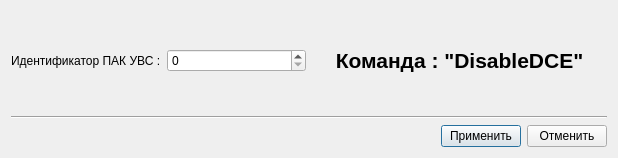
<?xml version="1.0" encoding="UTF-8"?>
<ui version="4.0">
 <class>DisableDCE_dial</class>
 <widget class="QDialog" name="DisableDCE_dial">
  <property name="geometry">
   <rect>
    <x>0</x>
    <y>0</y>
    <width>618</width>
    <height>158</height>
   </rect>
  </property>
  <property name="windowTitle">
   <string>Команда: &quot;DisableDCE&quot;</string>
  </property>
  <layout class="QGridLayout" name="gridLayout">
   <item row="0" column="0">
    <layout class="QHBoxLayout" name="horizontalLayout_2">
     <item>
      <layout class="QHBoxLayout" name="horizontalLayout">
       <item>
        <widget class="QLabel" name="label_7">
         <property name="text">
          <string>Идентификатор ПАК УВС :</string>
         </property>
        </widget>
       </item>
       <item>
        <widget class="QSpinBox" name="sb_DCE_ID">
         <property name="autoFillBackground">
          <bool>true</bool>
         </property>
        </widget>
       </item>
      </layout>
     </item>
     <item>
      <widget class="QLabel" name="label_13">
       <property name="font">
        <font>
         <pointsize>16</pointsize>
         <bold>true</bold>
         <underline>false</underline>
        </font>
       </property>
       <property name="layoutDirection">
        <enum>Qt::RightToLeft</enum>
       </property>
       <property name="text">
        <string>Команда : &quot;DisableDCE&quot;</string>
       </property>
       <property name="alignment">
        <set>Qt::AlignCenter</set>
       </property>
      </widget>
     </item>
    </layout>
   </item>
   <item row="2" column="0">
    <layout class="QHBoxLayout" name="horizontalLayout_3">
     <item>
      <spacer name="horizontalSpacer_2">
       <property name="orientation">
        <enum>Qt::Horizontal</enum>
       </property>
       <property name="sizeHint" stdset="0">
        <size>
         <width>40</width>
         <height>20</height>
        </size>
       </property>
      </spacer>
     </item>
     <item>
      <widget class="QPushButton" name="pb_applay">
       <property name="text">
        <string>Применить</string>
       </property>
      </widget>
     </item>
     <item>
      <widget class="QPushButton" name="pb_cancel">
       <property name="text">
        <string>Отменить</string>
       </property>
      </widget>
     </item>
    </layout>
   </item>
   <item row="1" column="0">
    <widget class="Line" name="line">
     <property name="orientation">
      <enum>Qt::Horizontal</enum>
     </property>
    </widget>
   </item>
  </layout>
 </widget>
 <resources/>
 <connections/>
</ui>
